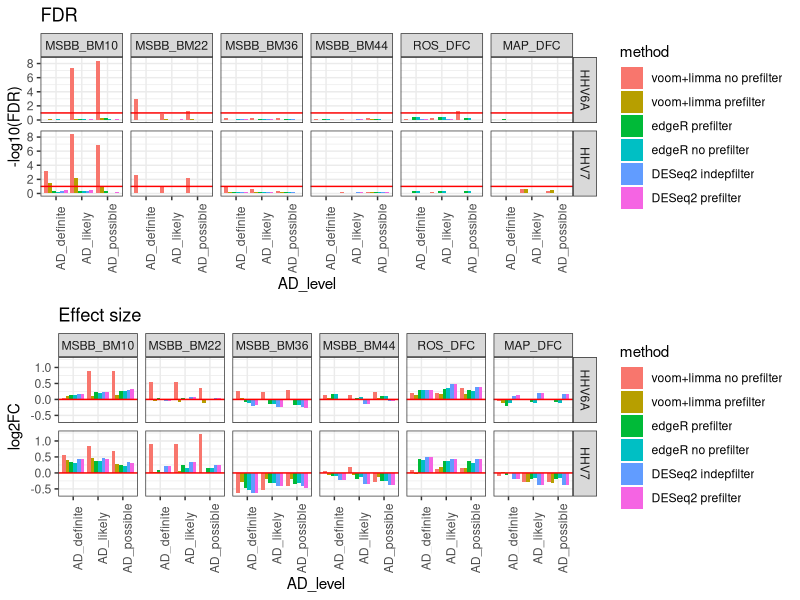

Reproduce this figure in R.
library(tidyverse)

interests <- c("NC_001716.2_region_1_153080__ID=id0", 
               "NC_001664.2_region_1_159322__ID=id0")

df_de <- read_csv("results/DE_results.csv") %>% 
  filter(name %in% interests) %>% 
  mutate(name = ifelse(name == interests[1], "HHV7", "HHV6A")) %>% 
  mutate(
    tissue = 
      fct_relevel(
        tissue,
        "MSBB_BM10", "MSBB_BM22", "MSBB_BM36", "MSBB_BM44", "ROS_DFC", "MAP_DFC"
      ),
    method = 
      fct_relevel(
        method, 
        unique(method)
      )
  )
  
p1 <- df_de %>%
  ggplot(aes(x=AD_level, y=-log10(FDR))) 

p2 <- df_de %>% 
  ggplot(aes(x=AD_level, y=log2FC))


draw_bars <- function(gg_obj, yintercept = 0) {
  gg_obj +
    geom_bar(aes(fill = method), 
             stat = "identity", 
             position = "dodge") +
    facet_grid(name~tissue) +
    geom_hline(yintercept = yintercept, color = "red") +
    theme_bw() +
    theme(
      axis.text.x = element_text(angle = 90)
    )
}

library(cowplot)
plot_grid(
  draw_bars(p1, -log10(0.1)) + ggtitle("FDR"),
  draw_bars(p2) + ggtitle("Effect size"),
  ncol = 1
)
save_plot(last_plot(), 
          filename = "results/viral_stats.pdf",
          base_height = 10,
          base_width = 14)

